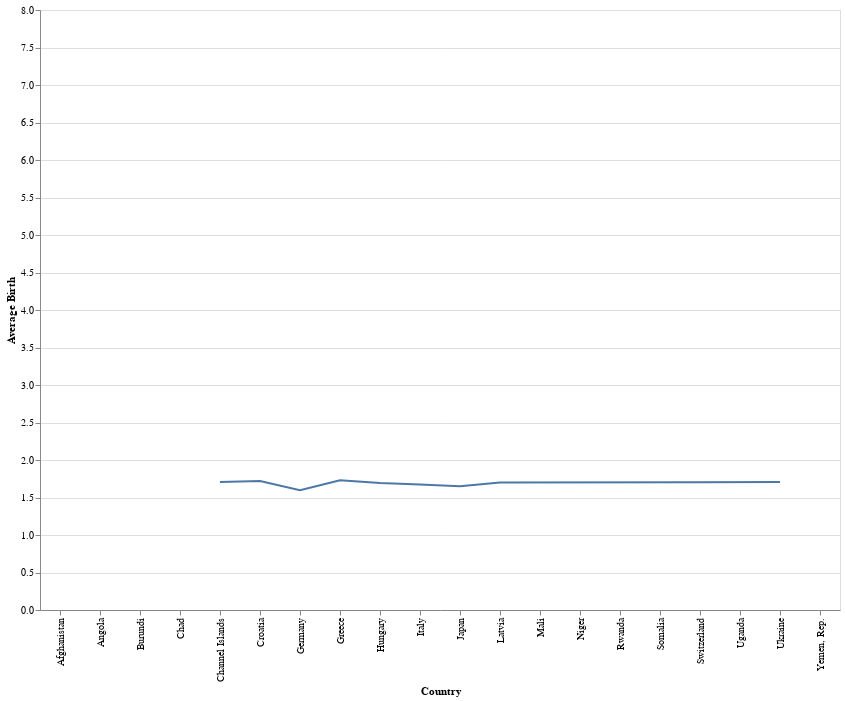

Write notebook code for a chart like this one.
### Code cell
line = alt.Chart(Least_10_Birth_Country).mark_line().encode(
    x='Country',
    y='Average Birth'
)

band = alt.Chart(Top_10_Birth_Country).mark_errorband(extent='ci').encode(
    x='Country',
    y=alt.Y('Average Birth', title='Average Birth '),
)

(band + line).properties(height=600, width= 800)

### Figure 1 — Vega-Lite specification as saved in the notebook (floating-point values rounded to 4 significant figures)
{"config": {"view": {"continuousWidth": 400, "continuousHeight": 300}}, "layer": [{"data": {"name": "data-c3909d8319ea467607044058abfcb8c2"}, "mark": {"type": "errorband", "extent": "ci"}, "encoding": {"x": {"field": "Country", "type": "nominal"}, "y": {"field": "Average Birth", "title": "Average Birth ", "type": "quantitative"}}}, {"data": {"name": "data-941ac99e95cd878fd6aeb8c9f61a9b9d"}, "mark": "line", "encoding": {"x": {"field": "Country", "type": "nominal"}, "y": {"field": "Average Birth", "type": "quantitative"}}}], "height": 600, "width": 800, "$schema": "https://vega.github.io/schema/vega-lite/v4.17.0.json", "datasets": {"data-c3909d8319ea467607044058abfcb8c2": [{"Country": "Niger", "Code": "NER", "1960-69": 7.516, "1970-79": 7.669, "1980-89": 7.848, "1990-99": 7.73, "2000-09": 7.611, "2010-20": 7.142, "Average Birth": 7.586, "Change Over Time": -4.97}, {"Country": "Somalia", "Code": "SOM", "1960-69": 7.248, "1970-79": 7.065, "1980-89": 7.15, "1990-99": 7.592, "2000-09": 7.325, "2010-20": 6.368, "Average Birth": 7.125, "Change Over Time": -12.14}, {"Country": "Yemen, Rep.", "Code": "YEM", "1960-69": 8.11, "1970-79": 8.537, "1980-89": 8.799, "1990-99": 7.619, "2000-09": 5.528, "2010-20": 4.118, "Average Birth": 7.119, "Change Over Time": -49.22}, {"Country": "Afghanistan", "Code": "AFG", "1960-69": 7.45, "1970-79": 7.45, "1980-89": 7.456, "1990-99": 7.559, "2000-09": 6.901, "2010-20": 5.019, "Average Birth": 6.972, "Change Over Time": -32.63}, {"Country": "Burundi", "Code": "BDI", "1960-69": 7.115, "1970-79": 7.322, "1980-89": 7.421, "1990-99": 7.203, "2000-09": 6.615, "2010-20": 5.702, "Average Birth": 6.896, "Change Over Time": -19.86}, {"Country": "Mali", "Code": "MLI", "1960-69": 7.042, "1970-79": 7.149, "1980-89": 7.153, "1990-99": 7.062, "2000-09": 6.785, "2010-20": 6.135, "Average Birth": 6.888, "Change Over Time": -12.87}, {"Country": "Angola", "Code": "AGO", "1960-69": 7.066, "1970-79": 7.477, "1980-89": 7.43, "1990-99": 6.965, "2000-09": 6.467, "2010-20": 5.778, "Average Birth": 6.864, "Change Over Time": -18.22}, {"Country": "Chad", "Code": "TCD", "1960-69": 6.342, "1970-79": 6.744, "1980-89": 7.111, "1990-99": 7.391, "2000-09": 7.076, "2010-20": 6.059, "Average Birth": 6.787, "Change Over Time": -4.461}, {"Country": "Rwanda", "Code": "RWA", "1960-69": 8.199, "1970-79": 8.352, "1980-89": 8.112, "1990-99": 6.339, "2000-09": 5.165, "2010-20": 4.185, "Average Birth": 6.725, "Change Over Time": -48.97}, {"Country": "Uganda", "Code": "UGA", "1960-69": 7.074, "1970-79": 7.103, "1980-89": 7.101, "1990-99": 7.016, "2000-09": 6.595, "2010-20": 5.4, "Average Birth": 6.715, "Change Over Time": -23.67}], "data-941ac99e95cd878fd6aeb8c9f61a9b9d": [{"Country": "Germany", "Code": "DEU", "1960-69": 2.441, "1970-79": 1.577, "1980-89": 1.401, "1990-99": 1.321, "2000-09": 1.355, "2010-20": 1.49, "Average Birth": 1.597, "Change Over Time": -38.96}, {"Country": "Japan", "Code": "JPN", "1960-69": 2.013, "1970-79": 1.974, "1980-89": 1.727, "1990-99": 1.449, "2000-09": 1.325, "2010-20": 1.407, "Average Birth": 1.649, "Change Over Time": -30.09}, {"Country": "Italy", "Code": "ITA", "1960-69": 2.508, "1970-79": 2.142, "1980-89": 1.454, "1990-99": 1.245, "2000-09": 1.342, "2010-20": 1.355, "Average Birth": 1.674, "Change Over Time": -45.99}, {"Country": "Hungary", "Code": "HUN", "1960-69": 1.921, "1970-79": 2.084, "1980-89": 1.823, "1990-99": 1.583, "2000-09": 1.312, "2010-20": 1.435, "Average Birth": 1.693, "Change Over Time": -25.28}, {"Country": "Latvia", "Code": "LVA", "1960-69": 1.844, "1970-79": 1.943, "1980-89": 2.038, "1990-99": 1.428, "2000-09": 1.377, "2010-20": 1.563, "Average Birth": 1.699, "Change Over Time": -15.25}, {"Country": "Switzerland", "Code": "CHE", "1960-69": 2.481, "1970-79": 1.731, "1980-89": 1.541, "1990-99": 1.515, "2000-09": 1.438, "2010-20": 1.516, "Average Birth": 1.704, "Change Over Time": -38.88}, {"Country": "Ukraine", "Code": "UKR", "1960-69": 2.063, "1970-79": 2.024, "1980-89": 2.017, "1990-99": 1.467, "2000-09": 1.248, "2010-20": 1.412, "Average Birth": 1.705, "Change Over Time": -31.56}, {"Country": "Channel Islands", "Code": "CHI", "1960-69": 2.447, "1970-79": 1.74, "1980-89": 1.442, "1990-99": 1.541, "2000-09": 1.524, "2010-20": 1.545, "Average Birth": 1.706, "Change Over Time": -36.88}, {"Country": "Croatia", "Code": "HRV", "1960-69": 2.127, "1970-79": 1.94, "1980-89": 1.806, "1990-99": 1.54, "2000-09": 1.453, "2010-20": 1.454, "Average Birth": 1.72, "Change Over Time": -31.65}, {"Country": "Greece", "Code": "GRC", "1960-69": 2.27, "1970-79": 2.318, "1980-89": 1.779, "1990-99": 1.305, "2000-09": 1.353, "2010-20": 1.355, "Average Birth": 1.73, "Change Over Time": -40.33}]}}
